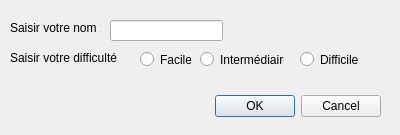
<?xml version="1.0" encoding="UTF-8"?>
<ui version="4.0">
 <class>gameDialog</class>
 <widget class="QDialog" name="gameDialog">
  <property name="geometry">
   <rect>
    <x>0</x>
    <y>0</y>
    <width>400</width>
    <height>135</height>
   </rect>
  </property>
  <property name="windowTitle">
   <string>Dialog</string>
  </property>
  <widget class="QDialogButtonBox" name="buttonBox">
   <property name="geometry">
    <rect>
     <x>40</x>
     <y>90</y>
     <width>341</width>
     <height>32</height>
    </rect>
   </property>
   <property name="orientation">
    <enum>Qt::Horizontal</enum>
   </property>
   <property name="standardButtons">
    <set>QDialogButtonBox::Cancel|QDialogButtonBox::Ok</set>
   </property>
  </widget>
  <widget class="QLabel" name="label">
   <property name="geometry">
    <rect>
     <x>10</x>
     <y>20</y>
     <width>91</width>
     <height>16</height>
    </rect>
   </property>
   <property name="text">
    <string>Saisir votre nom :</string>
   </property>
  </widget>
  <widget class="QLabel" name="label_2">
   <property name="geometry">
    <rect>
     <x>10</x>
     <y>50</y>
     <width>111</width>
     <height>16</height>
    </rect>
   </property>
   <property name="text">
    <string>Saisir votre difficulté :</string>
   </property>
  </widget>
  <widget class="QLineEdit" name="lineEditNom">
   <property name="geometry">
    <rect>
     <x>110</x>
     <y>20</y>
     <width>113</width>
     <height>21</height>
    </rect>
   </property>
  </widget>
  <widget class="QRadioButton" name="radioButtonF">
   <property name="geometry">
    <rect>
     <x>140</x>
     <y>50</y>
     <width>51</width>
     <height>19</height>
    </rect>
   </property>
   <property name="text">
    <string>Facile</string>
   </property>
  </widget>
  <widget class="QRadioButton" name="radioButtonI">
   <property name="geometry">
    <rect>
     <x>200</x>
     <y>50</y>
     <width>84</width>
     <height>19</height>
    </rect>
   </property>
   <property name="text">
    <string>Intermédiaire</string>
   </property>
  </widget>
  <widget class="QRadioButton" name="radioButtonD">
   <property name="geometry">
    <rect>
     <x>300</x>
     <y>50</y>
     <width>84</width>
     <height>19</height>
    </rect>
   </property>
   <property name="text">
    <string>Difficile</string>
   </property>
  </widget>
 </widget>
 <resources/>
 <connections>
  <connection>
   <sender>buttonBox</sender>
   <signal>accepted()</signal>
   <receiver>gameDialog</receiver>
   <slot>accept()</slot>
   <hints>
    <hint type="sourcelabel">
     <x>248</x>
     <y>254</y>
    </hint>
    <hint type="destinationlabel">
     <x>157</x>
     <y>274</y>
    </hint>
   </hints>
  </connection>
  <connection>
   <sender>buttonBox</sender>
   <signal>rejected()</signal>
   <receiver>gameDialog</receiver>
   <slot>reject()</slot>
   <hints>
    <hint type="sourcelabel">
     <x>316</x>
     <y>260</y>
    </hint>
    <hint type="destinationlabel">
     <x>286</x>
     <y>274</y>
    </hint>
   </hints>
  </connection>
 </connections>
</ui>
